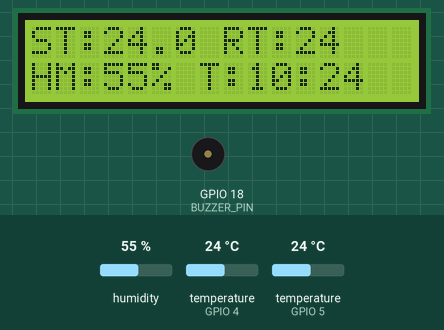
This sketch was run on a simulated ESP32. Parts: 16×2 character LCD, buzzer (waves = sounding). Inputs (shaded band) come from the test bench; at power-on: temperature (sensors on GPIO 5, GPIO 4) 24 °C, humidity 55 %. WiFi joins after 1.5 s; servers stay silent unless stated; the local clock reads 2024-03-15 10:24:30 at power-on unless the sketch sets it; what the sketch prints to the serial monitor is not drawn.

Above: at 4.5 s.
4.6 s: temperature (sensor on GPIO 5) set to 10.8 °C
At 13.3 s:
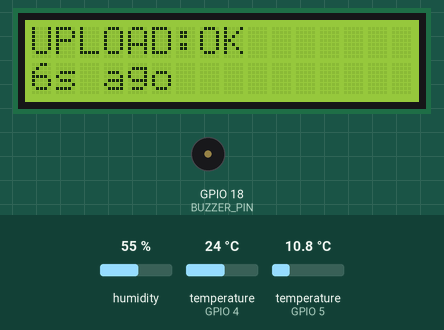
13.6 s: temperature (sensor on GPIO 5) set to 9.3 °C
At 15.2 s:
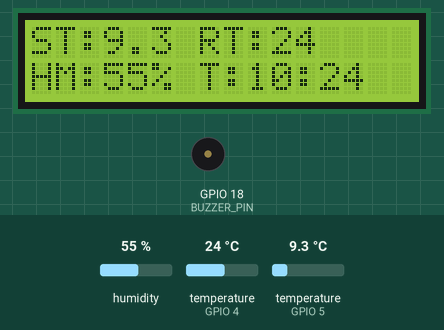
16.4 s: humidity set to 22 %
At 20.3 s:
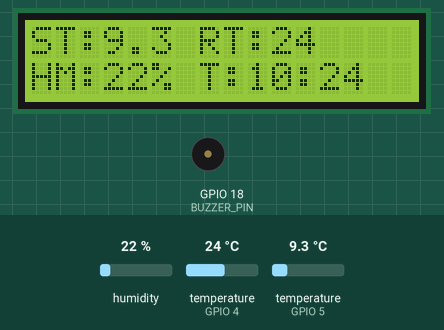
25.4 s: temperature (sensor on GPIO 5) set to 12 °C
At 26.7 s:
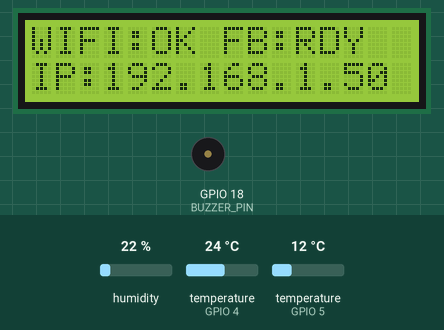
29.4 s: temperature (sensor on GPIO 4) set to 12 °C
At 33.1 s:
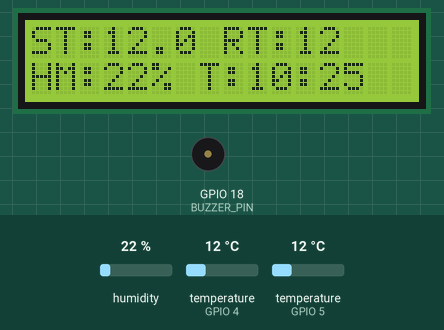
33.4 s: humidity set to 40 %
At 37.5 s:
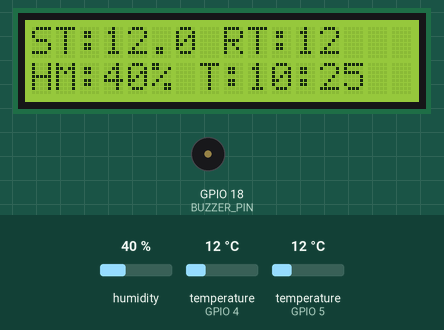
Timing chart, 0 to 38.4 s (numbered marks = the images above; inputs shaded):
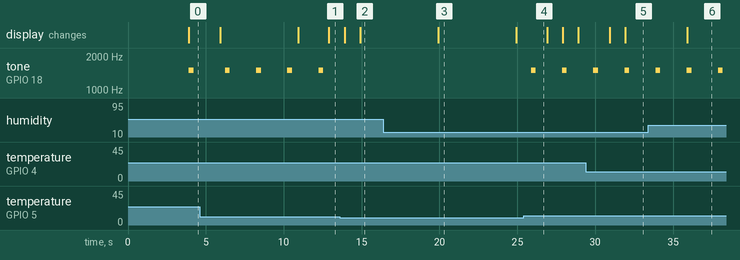

The sketch:

kontroler.ino
```cpp
// =====================================================
//  FEFROST LIGHTWEIGHT EDGE NODE  —  v4
//  ESP32 Dev Module
//  Sensors  : DHT22 (GPIO4) · DS18B20 (GPIO5)
//  Output   :  · Buzzer (GPIO18)
//  Cloud    : Firebase RTDB (asia-southeast1)
// =====================================================

#include <WiFi.h>
#include <Firebase_ESP_Client.h>
#include "addons/TokenHelper.h"
#include "addons/RTDBHelper.h"

#include <DHT.h>
#include <OneWire.h>
#include <DallasTemperature.h>

#include <Wire.h>
#include <LiquidCrystal_I2C.h>
#include <RTClib.h>

// =====================================================
//  SECRETS  —  pindahkan ke secrets.h sebelum push ke repo
// =====================================================

#define WIFI_SSID        "1123"
#define WIFI_PASSWORD    "12334567"
#define API_KEY          "AIzaSyAYTsELv4EbZYt1JqJH8WBi05NjmLRXvYw"
#define DATABASE_URL     "https://fefrost-system-default-rtdb.asia-southeast1.firebasedatabase.app/"
#define USER_EMAIL       "node1@fefrost.com"
#define USER_PASSWORD    "12345678"

// =====================================================
//  PIN CONFIG
// =====================================================

#define DHTPIN           4
#define DHTTYPE          DHT22
#define ONE_WIRE_BUS     5
#define BUZZER_PIN       18

// =====================================================
//  LCD I2C CONFIG
// =====================================================

#define LCD_ADDR         0x27
#define LCD_COLS         16
#define LCD_ROWS         2

// =====================================================
//  TUNABLE CONSTANTS
// =====================================================

const unsigned long SENSOR_INTERVAL    = 2000;    // ms — baca sensor
const unsigned long UPLOAD_INTERVAL    = 300000;  // ms — 5 menit
const unsigned long OLED_INTERVAL      = 1000;    // ms — refresh OLED

// Durasi per layar (ms)
const unsigned long DUR_LIVE           = 10000;
const unsigned long DUR_STATUS         = 2000;
const unsigned long DUR_TELEMETRY      = 2000;

// Ambang perubahan suhu drastis
const float         TEMP_THRESHOLD     = 5.0;     // °C

// Ambang darurat suhu storage
const float         EMERGENCY_LIMIT    = 10.0;    // °C

// Interval buzzer alert (agar tidak bunyi terus-menerus)
const unsigned long BUZZER_ERR_INTERVAL  = 3000;  // ms — error sensor
const unsigned long BUZZER_WARN_INTERVAL = 2000;  // ms — suhu darurat

// Timeout reconnect WiFi
const unsigned long WIFI_TIMEOUT       = 10000;   // ms

// =====================================================
//  HARDWARE OBJECTS
// =====================================================

DHT               dht(DHTPIN, DHTTYPE);
OneWire           oneWire(ONE_WIRE_BUS);
DallasTemperature ds18b20(&oneWire);
LiquidCrystal_I2C  lcd(LCD_ADDR, LCD_COLS, LCD_ROWS);
RTC_DS3231 rtc;

// =====================================================
//  DEVICE TIME (RTC DS3231)
// =====================================================

bool rtcAvailable = false;
bool rtcLostPowerFlag = false;

int rtcYear = 0;
int rtcMonth = 0;
int rtcDay = 0;
int rtcHour = 0;
int rtcMinute = 0;
int rtcSecond = 0;

String currentDate = "";
String currentTime = "";
String currentDateTime = "";

void initRTC();
void updateRTC();

// =====================================================
//  FIREBASE OBJECTS
// =====================================================

FirebaseData   fbdo;
FirebaseAuth   auth;
FirebaseConfig config;

// =====================================================
//  SENSOR DATA
// =====================================================

float roomTemp    = 0;
float humidity    = 0;
float storageTemp = 0;

float lastStorageTemp = 0;

// =====================================================
//  SYSTEM FLAGS
// =====================================================

bool firstRead     = true;
bool sensorValid   = false;
bool uploadSuccess = false;

// =====================================================
//  TIMERS
// =====================================================

unsigned long sensorMillis  = 0;
unsigned long uploadMillis  = 0;
unsigned long oledMillis    = 0;
unsigned long screenMillis  = 0;
unsigned long buzzerMillis  = 0;
unsigned long lastUploadAt  = 0;   // untuk "X detik lalu" di layar telemetry

// =====================================================
//  SCREEN STATE
// =====================================================

uint8_t currentScreen = 0;  // 0=Live  1=Status  2=Telemetry

// =====================================================
//  FUNCTION DECLARATIONS
// =====================================================

void connectWiFi();
void reconnectWiFi();
void readSensors();
bool drasticChangeDetected();
void uploadData();
void updateOLED();
void nextScreen();
void showBootScreen();
void checkAlert();

// ─────────────────────────────────────────────────────
//  SETUP
// ─────────────────────────────────────────────────────

void setup() {

  Serial.begin(115200);
  Serial.println(F("\n================================="));
  Serial.println(F("  FEFROST LIGHTWEIGHT EDGE NODE  "));
  Serial.println(F("================================="));

  // --- Buzzer ---
  pinMode(BUZZER_PIN, OUTPUT);
  digitalWrite(BUZZER_PIN, LOW);

  // --- LCD I2C ---
  // Initialize I2C on the pins used (SDA=21, SCL=22)
  Wire.begin(21, 22);
  Wire.beginTransmission(LCD_ADDR);
  if (Wire.endTransmission() != 0) {
    Serial.println(F("LCD FAILED — check wiring or address"));
    for (uint8_t i = 0; i < 3; i++) {
      tone(BUZZER_PIN, 800, 300);
      delay(500);
    }
    while (true) { /* halt */ }
  }

  lcd.init();
  lcd.backlight();
  showBootScreen();
  // --- RTC ---
  initRTC();

  // --- Sensors ---
  dht.begin();
  ds18b20.begin();

  // --- WiFi ---
  connectWiFi();

  // --- Firebase ---
  config.api_key            = API_KEY;
  config.database_url       = DATABASE_URL;
  auth.user.email           = USER_EMAIL;
  auth.user.password        = USER_PASSWORD;
  config.token_status_callback = tokenStatusCallback;

  Firebase.begin(&config, &auth);
  Firebase.reconnectWiFi(true);

  Serial.println(F("Firebase Initialized"));
}

// ─────────────────────────────────────────────────────
//  MAIN LOOP
// ─────────────────────────────────────────────────────

void loop() {

  unsigned long now = millis();

  // --- WiFi watchdog ---
  reconnectWiFi();

  // --- RTC update (refresh device time variables every loop) ---
  updateRTC();

  // --- Firebase ready check ---
  if (!Firebase.ready()) return;

  // --- Sensor read (every 2s) ---
  if (now - sensorMillis >= SENSOR_INTERVAL) {
    sensorMillis = now;
    readSensors();
  }

  // --- OLED refresh (every 1s) ---
  if (now - oledMillis >= OLED_INTERVAL) {
    oledMillis = now;
    updateOLED();
  }

  // --- Screen rotation ---
  nextScreen();

  // --- Alert ---
  checkAlert();

  // --- Upload gate ---
  if (!sensorValid) return;

  bool periodic = (now - uploadMillis >= UPLOAD_INTERVAL);
  bool drastic  = drasticChangeDetected();

  if (periodic || drastic) {
    uploadMillis  = now;
    lastStorageTemp = storageTemp;
    uploadData();
  }
}

// ─────────────────────────────────────────────────────
//  WIFI
// ─────────────────────────────────────────────────────

void connectWiFi() {
  WiFi.begin(WIFI_SSID, WIFI_PASSWORD);
  Serial.print(F("Connecting WiFi"));
  while (WiFi.status() != WL_CONNECTED) {
    Serial.print('.');
    delay(500);
  }
  Serial.println();
  Serial.print(F("WiFi Connected — IP: "));
  Serial.println(WiFi.localIP());
}

void reconnectWiFi() {
  if (WiFi.status() == WL_CONNECTED) return;

  Serial.println(F("\nWiFi lost — reconnecting..."));
  WiFi.disconnect();
  WiFi.begin(WIFI_SSID, WIFI_PASSWORD);

  unsigned long start = millis();
  while (WiFi.status() != WL_CONNECTED
         && millis() - start < WIFI_TIMEOUT) {
    Serial.print('.');
    delay(500);
  }
  Serial.println();
  Serial.println(WiFi.status() == WL_CONNECTED
    ? F("WiFi Reconnected")
    : F("Reconnect Failed — will retry"));
}

// ─────────────────────────────────────────────────────
//  SENSOR READ
// ─────────────────────────────────────────────────────

void readSensors() {

  float tTemp = dht.readTemperature();
  float tHum  = dht.readHumidity();

  ds18b20.requestTemperatures();
  float tStorage = ds18b20.getTempCByIndex(0);

  // Validation
  if (isnan(tTemp) || isnan(tHum)) {
    Serial.println(F("DHT22 ERROR"));
    sensorValid = false;
    return;
  }
  if (tStorage == DEVICE_DISCONNECTED_C) {
    Serial.println(F("DS18B20 ERROR"));
    sensorValid = false;
    return;
  }

  // Commit valid data
  roomTemp    = tTemp;
  humidity    = tHum;
  storageTemp = tStorage;
  sensorValid = true;

  // First-read fix — cegah false drastic-change saat boot
  if (firstRead) {
    lastStorageTemp = storageTemp;
    firstRead = false;
  }

  Serial.println(F("\n===== SENSOR DATA ====="));
  Serial.printf("Room Temp    : %.1f °C\n", roomTemp);
  Serial.printf("Humidity     : %.1f %%\n", humidity);
  Serial.printf("Storage Temp : %.1f °C\n", storageTemp);
  // Show device RTC time (if available)
  if (rtcAvailable) {
    Serial.print(F("RTC Time : "));
    Serial.println(currentDateTime);
  } else {
    Serial.println(F("RTC Time : N/A"));
  }
}

// ─────────────────────────────────────────────────────
//  DRASTIC CHANGE DETECTION
// ─────────────────────────────────────────────────────

bool drasticChangeDetected() {
  float diff = abs(storageTemp - lastStorageTemp);
  if (diff >= TEMP_THRESHOLD) {
    Serial.printf("\nDRASTIC CHANGE: %.1f °C\n", diff);
    return true;
  }
  return false;
}

// ─────────────────────────────────────────────────────
//  FIREBASE UPLOAD
// ─────────────────────────────────────────────────────

void uploadData() {
  Serial.println(F("\nUploading..."));

  FirebaseJson json;
  json.set("room_temp",    roomTemp);
  json.set("humidity",     humidity);
  json.set("storage_temp", storageTemp);
  json.set("timestamp/.sv", "timestamp");

  bool live    = Firebase.RTDB.setJSON(&fbdo,  "/fefrost/live",    &json);
  bool history = Firebase.RTDB.pushJSON(&fbdo, "/fefrost/history", &json);

  uploadSuccess = live && history;

  if (uploadSuccess) {
    lastUploadAt = millis();
    Serial.println(F("UPLOAD SUCCESS ✓"));
  } else {
    Serial.print(F("UPLOAD FAILED ✗ — "));
    Serial.println(fbdo.errorReason());
  }
}

//  RTC (DS3231) initialization and update
// ─────────────────────────────────────────────────────

void initRTC() {
  // rtc uses same I2C bus as LCD (Wire already begun in setup)
  if (!rtc.begin()) {
    rtcAvailable = false;
    Serial.println(F("RTC NOT FOUND on I2C"));
    // show error on LCD and beep buzzer 3x but do NOT halt system
    lcd.clear();
    lcd.setCursor(0, 0);
    lcd.print("RTC ERROR");
    for (uint8_t i = 0; i < 3; i++) {
      tone(BUZZER_PIN, 1000, 200);
      delay(400);
    }
    return;
  }

  rtcAvailable = true;
  Serial.println(F("RTC DS3231 found"));

  if (rtc.lostPower()) {
    rtcLostPowerFlag = true;
    Serial.println(F("RTC lost power — time may be invalid"));
    // NOTE: place to implement time sync (e.g., NTP or Firebase time)
    // future: perform automatic device_time synchronization here
  } else {
    rtcLostPowerFlag = false;
  }
}

void updateRTC() {
  if (!rtcAvailable) return;
  DateTime now = rtc.now();
  rtcYear = now.year();
  rtcMonth = now.month();
  rtcDay = now.day();
  rtcHour = now.hour();
  rtcMinute = now.minute();
  rtcSecond = now.second();

  char buf[32];
  snprintf(buf, sizeof(buf), "%04d-%02d-%02d", rtcYear, rtcMonth, rtcDay);
  currentDate = String(buf);
  snprintf(buf, sizeof(buf), "%02d:%02d:%02d", rtcHour, rtcMinute, rtcSecond);
  currentTime = String(buf);
  currentDateTime = currentDate + " " + currentTime;
}

// ─────────────────────────────────────────────────────
//  BOOT SCREEN
// ─────────────────────────────────────────────────────

void showBootScreen() {
  lcd.clear();
  lcd.setCursor(3, 0);
  lcd.print("FEFROST");
  lcd.setCursor(1, 1);
  lcd.print("Initializing...");
  delay(1500);
}

// ─────────────────────────────────────────────────────
//  SCREEN ROTATION
// ─────────────────────────────────────────────────────

void nextScreen() {
  const unsigned long durations[] = {
    DUR_LIVE, DUR_STATUS, DUR_TELEMETRY
  };
  if (millis() - screenMillis >= durations[currentScreen]) {
    screenMillis = millis();
    currentScreen = (currentScreen + 1) % 3;
  }
}

// ─────────────────────────────────────────────────────
//  OLED UPDATE
// ─────────────────────────────────────────────────────

void updateOLED() {
  lcd.clear();

  // --- Priority: sensor error ---
  if (!sensorValid) {
    lcd.setCursor(0, 0);
    lcd.print("SENSOR ERROR");
    lcd.setCursor(0, 1);
    lcd.print("CHECK SENSORS");
    return;
  }

  // --- Priority: WiFi lost ---
  if (WiFi.status() != WL_CONNECTED) {
    lcd.setCursor(0, 0);
    lcd.print("WIFI LOST");
    lcd.setCursor(0, 1);
    lcd.print("RECONNECT...");
    return;
  }

  // ---- Screen 0 : Live Monitoring ----
  if (currentScreen == 0) {
    String line1 = "ST:" + String(storageTemp, 1) + " RT:" + String(roomTemp, 0);
    if (line1.length() > LCD_COLS) line1 = line1.substring(0, LCD_COLS);
    lcd.setCursor(0, 0);
    lcd.print(line1);

    String t = rtcAvailable && currentTime.length() >= 5 ? currentTime.substring(0,5) : "--:--";
    String line2 = "HM:" + String((int)humidity) + "% T:" + t;
    if (line2.length() > LCD_COLS) line2 = line2.substring(0, LCD_COLS);
    lcd.setCursor(0, 1);
    lcd.print(line2);
  }

  // ---- Screen 1 : System Status ----
  else if (currentScreen == 1) {
    String w = (WiFi.status() == WL_CONNECTED) ? "OK" : "FAIL";
    String f = Firebase.ready() ? "RDY" : "FAIL";
    String line1 = "WIFI:" + w + " FB:" + f;
    if (line1.length() > LCD_COLS) line1 = line1.substring(0, LCD_COLS);
    lcd.setCursor(0, 0);
    lcd.print(line1);

    String ip = WiFi.localIP().toString();
    if (ip.length() > LCD_COLS - 3) ip = ip.substring(0, LCD_COLS - 3);
    lcd.setCursor(0, 1);
    lcd.print("IP:" + ip);
  }

  // ---- Screen 2 : Telemetry ----
  else {
    lcd.setCursor(0, 0);
    lcd.print(String("UPLOAD:") + (uploadSuccess ? "OK" : "FAIL"));

    if (lastUploadAt == 0) {
      lcd.setCursor(0, 1);
      lcd.print("EVT MODE");
    } else {
      unsigned long sec = (millis() - lastUploadAt) / 1000;
      String s = String(sec) + "s ago";
      if (s.length() > LCD_COLS) s = s.substring(0, LCD_COLS);
      lcd.setCursor(0, 1);
      lcd.print(s);
    }
  }
}

// ─────────────────────────────────────────────────────
//  ALERT (buzzer dengan debounce)
// ─────────────────────────────────────────────────────

void checkAlert() {
  unsigned long now = millis();

  // Sensor error — beep pendek tiap 3 detik
  if (!sensorValid) {
    if (now - buzzerMillis >= BUZZER_ERR_INTERVAL) {
      buzzerMillis = now;
      tone(BUZZER_PIN, 1000, 200);
    }
    return;
  }

  // Suhu darurat — beep tiap 2 detik
  if (storageTemp > EMERGENCY_LIMIT) {
    if (now - buzzerMillis >= BUZZER_WARN_INTERVAL) {
      buzzerMillis = now;
      tone(BUZZER_PIN, 1500, 300);
    }
    return;
  }

  // Kondisi normal — pastikan buzzer mati
  noTone(BUZZER_PIN);
  digitalWrite(BUZZER_PIN, LOW);
}
```

Measured:
- the behaviour switches between 10.1 and 10 °C on temperature (sensor on GPIO 5) (found by bisection; images 1 and 2)
- after the input at 13.6 s, tone on GPIO 18 (BUZZER_PIN): stays silent (without the input it goes to 1500 Hz after 0.64 s)
- after the input at 16.4 s, the display: changes after 3.5 s (image 3)
- after the input at 25.4 s, tone on GPIO 18 (BUZZER_PIN): alternates 1500 Hz for 0.30 s and silent for 1.7 s, starting after 0.48 s
- after the input at 29.4 s, the display: first differs from a run without the input after 2.5 s (image 5)
- after the input at 33.4 s, the display: changes after 2.5 s (image 6)
- by itself, tone on GPIO 18 (BUZZER_PIN): alternates 1500 Hz for 0.30 s and silent for 1.7 s
